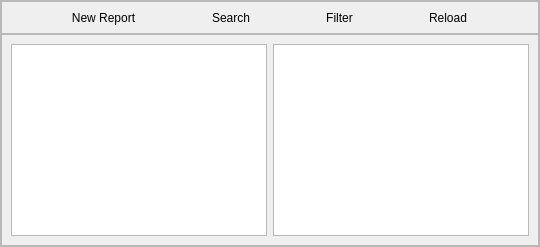
             <widget class="QWidget" name="DT_problem_report_page">
              <layout class="QVBoxLayout" name="verticalLayout_53">
               <property name="spacing">
                <number>0</number>
               </property>
               <property name="leftMargin">
                <number>0</number>
               </property>
               <property name="topMargin">
                <number>0</number>
               </property>
               <property name="rightMargin">
                <number>0</number>
               </property>
               <property name="bottomMargin">
                <number>0</number>
               </property>
               <item>
                <widget class="QFrame" name="frame_90">
                 <property name="frameShape">
                  <enum>QFrame::StyledPanel</enum>
                 </property>
                 <property name="frameShadow">
                  <enum>QFrame::Raised</enum>
                 </property>
                 <layout class="QVBoxLayout" name="verticalLayout_54">
                  <property name="spacing">
                   <number>0</number>
                  </property>
                  <property name="leftMargin">
                   <number>0</number>
                  </property>
                  <property name="topMargin">
                   <number>0</number>
                  </property>
                  <property name="rightMargin">
                   <number>0</number>
                  </property>
                  <property name="bottomMargin">
                   <number>0</number>
                  </property>
                  <item>
                   <widget class="QFrame" name="frame_107">
                    <property name="sizePolicy">
                     <sizepolicy hsizetype="Preferred" vsizetype="Preferred">
                      <horstretch>0</horstretch>
                      <verstretch>0</verstretch>
                     </sizepolicy>
                    </property>
                    <property name="maximumSize">
                     <size>
                      <width>16777215</width>
                      <height>200</height>
                     </size>
                    </property>
                    <property name="frameShape">
                     <enum>QFrame::StyledPanel</enum>
                    </property>
                    <property name="frameShadow">
                     <enum>QFrame::Raised</enum>
                    </property>
                    <layout class="QHBoxLayout" name="horizontalLayout_66">
                     <property name="spacing">
                      <number>0</number>
                     </property>
                     <property name="leftMargin">
                      <number>0</number>
                     </property>
                     <property name="topMargin">
                      <number>5</number>
                     </property>
                     <property name="rightMargin">
                      <number>0</number>
                     </property>
                     <property name="bottomMargin">
                      <number>5</number>
                     </property>
                     <item>
                      <widget class="QToolButton" name="DT_new_report_btn">
                       <property name="text">
                        <string>New Report</string>
                       </property>
                       <property name="icon">
                        <iconset>
                         <normaloff>../../Icons/Add_new.ico</normaloff>../../Icons/Add_new.ico</iconset>
                       </property>
                       <property name="iconSize">
                        <size>
                         <width>50</width>
                         <height>50</height>
                        </size>
                       </property>
                       <property name="toolButtonStyle">
                        <enum>Qt::ToolButtonTextUnderIcon</enum>
                       </property>
                       <property name="autoRaise">
                        <bool>true</bool>
                       </property>
                      </widget>
                     </item>
                     <item>
                      <widget class="QToolButton" name="DT_search_report_btn">
                       <property name="text">
                        <string>Search</string>
                       </property>
                       <property name="icon">
                        <iconset>
                         <normaloff>../../Icons/Document_search.ico</normaloff>../../Icons/Document_search.ico</iconset>
                       </property>
                       <property name="iconSize">
                        <size>
                         <width>50</width>
                         <height>50</height>
                        </size>
                       </property>
                       <property name="toolButtonStyle">
                        <enum>Qt::ToolButtonTextUnderIcon</enum>
                       </property>
                       <property name="autoRaise">
                        <bool>true</bool>
                       </property>
                      </widget>
                     </item>
                     <item>
                      <widget class="QToolButton" name="DT_filter_report_btn">
                       <property name="text">
                        <string>Filter</string>
                       </property>
                       <property name="icon">
                        <iconset>
                         <normaloff>../../Icons/Fillter.ico</normaloff>../../Icons/Fillter.ico</iconset>
                       </property>
                       <property name="iconSize">
                        <size>
                         <width>50</width>
                         <height>50</height>
                        </size>
                       </property>
                       <property name="toolButtonStyle">
                        <enum>Qt::ToolButtonTextUnderIcon</enum>
                       </property>
                       <property name="autoRaise">
                        <bool>true</bool>
                       </property>
                      </widget>
                     </item>
                     <item>
                      <widget class="QToolButton" name="DT_reload_report_btn">
                       <property name="text">
                        <string>Reload</string>
                       </property>
                       <property name="icon">
                        <iconset>
                         <normaloff>../../Icons/reset.ico</normaloff>../../Icons/reset.ico</iconset>
                       </property>
                       <property name="iconSize">
                        <size>
                         <width>50</width>
                         <height>50</height>
                        </size>
                       </property>
                       <property name="toolButtonStyle">
                        <enum>Qt::ToolButtonTextUnderIcon</enum>
                       </property>
                       <property name="autoRaise">
                        <bool>true</bool>
                       </property>
                      </widget>
                     </item>
                    </layout>
                   </widget>
                  </item>
                  <item>
                   <widget class="QFrame" name="frame_108">
                    <property name="frameShape">
                     <enum>QFrame::StyledPanel</enum>
                    </property>
                    <property name="frameShadow">
                     <enum>QFrame::Raised</enum>
                    </property>
                    <layout class="QHBoxLayout" name="horizontalLayout_80">
                     <item>
                      <widget class="QTreeView" name="DT_report_file_tree">
                       <property name="sizePolicy">
                        <sizepolicy hsizetype="Minimum" vsizetype="Preferred">
                         <horstretch>0</horstretch>
                         <verstretch>0</verstretch>
                        </sizepolicy>
                       </property>
                      </widget>
                     </item>
                     <item>
                      <widget class="QTableView" name="DT_report_file_table"/>
                     </item>
                    </layout>
                   </widget>
                  </item>
                 </layout>
                </widget>
               </item>
              </layout>
             </widget>
